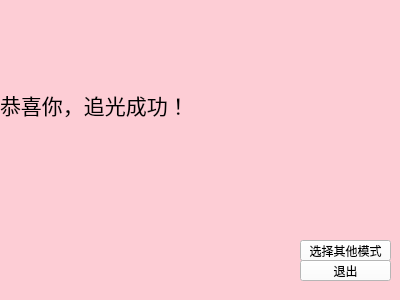
<?xml version="1.0" encoding="UTF-8"?>
<ui version="4.0">
 <class>successful</class>
 <widget class="QWidget" name="successful">
  <property name="geometry">
   <rect>
    <x>0</x>
    <y>0</y>
    <width>400</width>
    <height>300</height>
   </rect>
  </property>
  <property name="windowTitle">
   <string>Form</string>
  </property>
  <property name="styleSheet">
   <string notr="true">background-color: rgb(255, 189, 203);</string>
  </property>
  <widget class="QLabel" name="label_2">
   <property name="geometry">
    <rect>
     <x>0</x>
     <y>-110</y>
     <width>421</width>
     <height>431</height>
    </rect>
   </property>
   <property name="font">
    <font>
     <pointsize>16</pointsize>
    </font>
   </property>
   <property name="styleSheet">
    <string notr="true">background-color: rgb(253, 205, 213);</string>
   </property>
   <property name="text">
    <string>&lt;html&gt;&lt;head/&gt;&lt;body&gt;&lt;p&gt;&lt;img src=&quot;:/IMG_0113.png&quot;/&gt;恭喜你，追光成功！&lt;/p&gt;&lt;/body&gt;&lt;/html&gt;</string>
   </property>
  </widget>
  <widget class="QPushButton" name="pushButton_2">
   <property name="geometry">
    <rect>
     <x>300</x>
     <y>240</y>
     <width>91</width>
     <height>21</height>
    </rect>
   </property>
   <property name="font">
    <font>
     <pointsize>9</pointsize>
    </font>
   </property>
   <property name="styleSheet">
    <string notr="true">background-color: rgb(255, 255, 255);</string>
   </property>
   <property name="text">
    <string>选择其他模式</string>
   </property>
  </widget>
  <widget class="QPushButton" name="pushButton">
   <property name="geometry">
    <rect>
     <x>300</x>
     <y>260</y>
     <width>91</width>
     <height>21</height>
    </rect>
   </property>
   <property name="font">
    <font>
     <pointsize>9</pointsize>
    </font>
   </property>
   <property name="styleSheet">
    <string notr="true">background-color: rgb(255, 255, 255);</string>
   </property>
   <property name="text">
    <string>退出</string>
   </property>
  </widget>
 </widget>
 <resources/>
 <connections/>
</ui>
